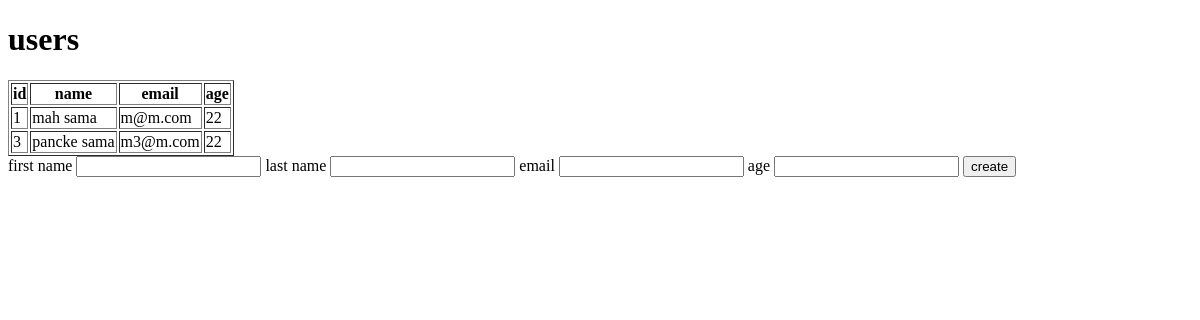
Before: / with the older database file.
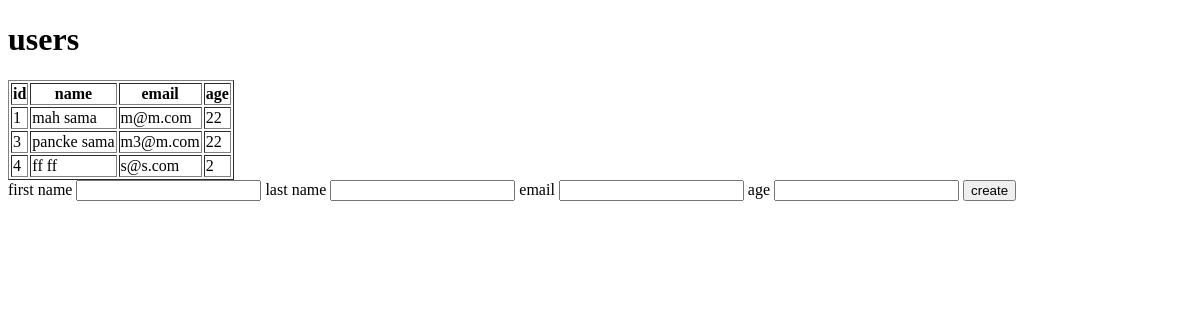
After: the same page with the newer database file.
### users_app/models.py (models this page shows)
class User(models.Model):
    first_name = models.CharField(max_length=255)
    last_name = models.CharField(max_length=255)
    email = models.EmailField(unique=True)
    age = models.IntegerField()
    created_at = models.DateTimeField(auto_now_add=True)
    updated_at = models.DateTimeField(auto_now=True)

### users_app/views.py (the view)
# urls.py: path('', views.index, name='index'),
def index(request):
    users = User.objects.all()
    return render(request, 'index.html', {'users': users})

### users_app/templates/index.html (shortened to what this page needs)
<!DOCTYPE html>
<html lang="en">
<head>
</head>
<body>
    <h1>users</h1>
<table border="1">
    <thead>
        <tr>
            <th>id</th>
            <th>name</th>
            <th>email</th>
            <th>age</th>
        </tr>
    </thead>
    <tbody>
        {% for user in users %}
        <tr>
            <td>{{ user.id }}</td>
            <td>{{ user.first_name }} {{ user.last_name }}</td>
            <td>{{ user.email }}</td>
            <td>{{ user.age }}</td>
        </tr>
        {% endfor %}
    </tbody>
</table>
<form action="{% url 'create' %}" method="post">
    <label for="first_name">first name</label>
    <input type="text" name="first_name" id="first_name">
    <label for="last_name">last name</label>
    <input type="text" name="last_name" id="last_name">
    <label for="email">email</label>
    <input type="email" name="email" id="email">
    <label for="age">age</label>
    <input type="number" name="age" id="age">
    <button type="submit">create</button>
</form>
</body>
</html>

Changed rows visible on the page:
added User: id "4", first_name "ff", last_name "ff", email "s@s.com", age "2"
